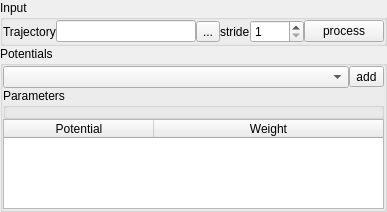
<?xml version="1.0" encoding="UTF-8"?>
<ui version="4.0">
 <class>Form</class>
 <widget class="QWidget" name="Form">
  <property name="geometry">
   <rect>
    <x>0</x>
    <y>0</y>
    <width>387</width>
    <height>182</height>
   </rect>
  </property>
  <property name="sizePolicy">
   <sizepolicy hsizetype="Expanding" vsizetype="Expanding">
    <horstretch>0</horstretch>
    <verstretch>0</verstretch>
   </sizepolicy>
  </property>
  <property name="maximumSize">
   <size>
    <width>1666666</width>
    <height>1600000</height>
   </size>
  </property>
  <property name="windowTitle">
   <string>Potential energy calculator</string>
  </property>
  <property name="windowIcon">
   <iconset resource="rescource.qrc">
    <normaloff>:/icons/icons/potential.ico</normaloff>:/icons/icons/potential.ico</iconset>
  </property>
  <layout class="QGridLayout" name="gridLayout">
   <property name="margin">
    <number>0</number>
   </property>
   <property name="spacing">
    <number>0</number>
   </property>
   <item row="1" column="0">
    <widget class="QGroupBox" name="groupBox_3">
     <property name="sizePolicy">
      <sizepolicy hsizetype="Expanding" vsizetype="MinimumExpanding">
       <horstretch>0</horstretch>
       <verstretch>0</verstretch>
      </sizepolicy>
     </property>
     <property name="maximumSize">
      <size>
       <width>16777215</width>
       <height>16777215</height>
      </size>
     </property>
     <property name="title">
      <string>Potentials</string>
     </property>
     <property name="alignment">
      <set>Qt::AlignLeading|Qt::AlignLeft|Qt::AlignTop</set>
     </property>
     <layout class="QGridLayout" name="gridLayout_3">
      <property name="margin">
       <number>0</number>
      </property>
      <property name="spacing">
       <number>0</number>
      </property>
      <item row="4" column="0" colspan="4">
       <widget class="QTableWidget" name="tableWidget">
        <property name="sizePolicy">
         <sizepolicy hsizetype="Expanding" vsizetype="Fixed">
          <horstretch>0</horstretch>
          <verstretch>0</verstretch>
         </sizepolicy>
        </property>
        <property name="minimumSize">
         <size>
          <width>0</width>
          <height>0</height>
         </size>
        </property>
        <property name="maximumSize">
         <size>
          <width>16777215</width>
          <height>90</height>
         </size>
        </property>
        <property name="toolTip">
         <string>Used potentials applied during optimization</string>
        </property>
        <attribute name="horizontalHeaderDefaultSectionSize">
         <number>150</number>
        </attribute>
        <attribute name="horizontalHeaderStretchLastSection">
         <bool>true</bool>
        </attribute>
        <attribute name="verticalHeaderVisible">
         <bool>false</bool>
        </attribute>
        <column>
         <property name="text">
          <string>Potential</string>
         </property>
        </column>
        <column>
         <property name="text">
          <string>Weight</string>
         </property>
        </column>
       </widget>
      </item>
      <item row="0" column="3">
       <widget class="QToolButton" name="toolButton_6">
        <property name="sizePolicy">
         <sizepolicy hsizetype="Fixed" vsizetype="Fixed">
          <horstretch>0</horstretch>
          <verstretch>0</verstretch>
         </sizepolicy>
        </property>
        <property name="toolTip">
         <string>Add a new potential to the list of used potentials.</string>
        </property>
        <property name="text">
         <string>add</string>
        </property>
       </widget>
      </item>
      <item row="0" column="0" colspan="3">
       <widget class="QComboBox" name="comboBox_2">
        <property name="sizePolicy">
         <sizepolicy hsizetype="Expanding" vsizetype="Fixed">
          <horstretch>0</horstretch>
          <verstretch>0</verstretch>
         </sizepolicy>
        </property>
       </widget>
      </item>
      <item row="2" column="0" colspan="4">
       <widget class="QGroupBox" name="groupBox_8">
        <property name="title">
         <string>Parameters</string>
        </property>
        <layout class="QVBoxLayout" name="verticalLayout_4">
         <property name="spacing">
          <number>0</number>
         </property>
         <property name="margin">
          <number>0</number>
         </property>
         <item>
          <layout class="QVBoxLayout" name="verticalLayout_2">
           <property name="spacing">
            <number>0</number>
           </property>
          </layout>
         </item>
        </layout>
       </widget>
      </item>
     </layout>
    </widget>
   </item>
   <item row="0" column="0">
    <widget class="QGroupBox" name="groupBox_2">
     <property name="title">
      <string>Input</string>
     </property>
     <layout class="QGridLayout" name="gridLayout_2">
      <property name="margin">
       <number>0</number>
      </property>
      <property name="spacing">
       <number>0</number>
      </property>
      <item row="0" column="1">
       <widget class="QLineEdit" name="lineEdit">
        <property name="readOnly">
         <bool>true</bool>
        </property>
       </widget>
      </item>
      <item row="0" column="0">
       <widget class="QLabel" name="label">
        <property name="text">
         <string>Trajectory</string>
        </property>
       </widget>
      </item>
      <item row="0" column="3" colspan="2">
       <layout class="QHBoxLayout" name="horizontalLayout">
        <property name="spacing">
         <number>0</number>
        </property>
        <item>
         <widget class="QLabel" name="label_5">
          <property name="sizePolicy">
           <sizepolicy hsizetype="Fixed" vsizetype="Preferred">
            <horstretch>0</horstretch>
            <verstretch>0</verstretch>
           </sizepolicy>
          </property>
          <property name="text">
           <string>stride</string>
          </property>
         </widget>
        </item>
        <item>
         <widget class="QSpinBox" name="spinBox">
          <property name="sizePolicy">
           <sizepolicy hsizetype="Expanding" vsizetype="Fixed">
            <horstretch>0</horstretch>
            <verstretch>0</verstretch>
           </sizepolicy>
          </property>
          <property name="toolTip">
           <string>Only ever n'ths frame is saved.</string>
          </property>
          <property name="minimum">
           <number>1</number>
          </property>
          <property name="maximum">
           <number>9999</number>
          </property>
          <property name="value">
           <number>1</number>
          </property>
         </widget>
        </item>
        <item>
         <widget class="QPushButton" name="pushButton_3">
          <property name="sizePolicy">
           <sizepolicy hsizetype="Expanding" vsizetype="Fixed">
            <horstretch>0</horstretch>
            <verstretch>0</verstretch>
           </sizepolicy>
          </property>
          <property name="text">
           <string>process</string>
          </property>
         </widget>
        </item>
       </layout>
      </item>
      <item row="0" column="2">
       <widget class="QToolButton" name="toolButton">
        <property name="text">
         <string>...</string>
        </property>
       </widget>
      </item>
     </layout>
    </widget>
   </item>
  </layout>
  <action name="actionOpen_trajectory">
   <property name="text">
    <string>Open trajectory</string>
   </property>
  </action>
  <action name="actionAdd_potential">
   <property name="text">
    <string>Add potential</string>
   </property>
  </action>
  <action name="actionSelect_output">
   <property name="text">
    <string>Select output</string>
   </property>
  </action>
  <action name="actionProcess_trajectory">
   <property name="text">
    <string>Process trajectory</string>
   </property>
  </action>
  <action name="actionCurrent_potential_changed">
   <property name="text">
    <string>Current_potential_changed</string>
   </property>
  </action>
 </widget>
 <resources>
  <include location="rescource.qrc"/>
 </resources>
 <connections>
  <connection>
   <sender>toolButton_6</sender>
   <signal>clicked()</signal>
   <receiver>actionAdd_potential</receiver>
   <slot>trigger()</slot>
   <hints>
    <hint type="sourcelabel">
     <x>286</x>
     <y>80</y>
    </hint>
    <hint type="destinationlabel">
     <x>-1</x>
     <y>-1</y>
    </hint>
   </hints>
  </connection>
  <connection>
   <sender>pushButton_3</sender>
   <signal>clicked()</signal>
   <receiver>actionProcess_trajectory</receiver>
   <slot>trigger()</slot>
   <hints>
    <hint type="sourcelabel">
     <x>264</x>
     <y>224</y>
    </hint>
    <hint type="destinationlabel">
     <x>-1</x>
     <y>-1</y>
    </hint>
   </hints>
  </connection>
  <connection>
   <sender>comboBox_2</sender>
   <signal>currentIndexChanged(int)</signal>
   <receiver>actionCurrent_potential_changed</receiver>
   <slot>trigger()</slot>
   <hints>
    <hint type="sourcelabel">
     <x>146</x>
     <y>60</y>
    </hint>
    <hint type="destinationlabel">
     <x>-1</x>
     <y>-1</y>
    </hint>
   </hints>
  </connection>
  <connection>
   <sender>toolButton</sender>
   <signal>clicked()</signal>
   <receiver>actionOpen_trajectory</receiver>
   <slot>trigger()</slot>
   <hints>
    <hint type="sourcelabel">
     <x>216</x>
     <y>44</y>
    </hint>
    <hint type="destinationlabel">
     <x>-1</x>
     <y>-1</y>
    </hint>
   </hints>
  </connection>
 </connections>
</ui>
